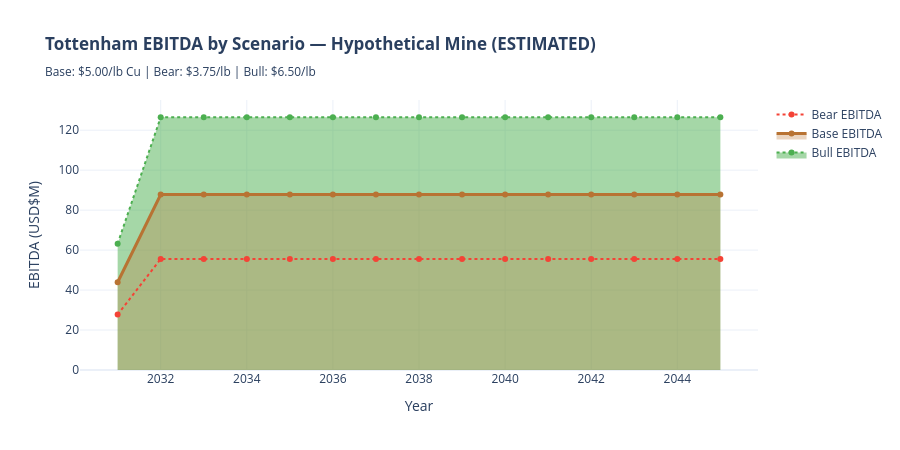

Here is the notebook cell this chart was saved with:
### Markdown cell above
## Section 5: Mine-Level Economics (Base Case — ESTIMATED)

### Code cell
# ── Tottenham Mine P&L Model (Base Case, ESTIMATED) ─────────────────────────
sc = scenarios['Base Case']
mine_years = list(range(sc['start'], sc['start'] + sc['life']))
mine_prod_ktpa = [0]*2 + [sc['capacity_ktpa']] * (sc['life'] - 2)

results_base = []
for i, yr in enumerate(mine_years):
    prod_frac = min(1.0, (i+1) / sc['ramp'])
    cu_prod_kt = sc['capacity_ktpa'] * prod_frac
    
    for cu_price, label in [(COPPER_PRICE_BEAR_LB,'Bear'), 
                             (COPPER_PRICE_BASE_LB,'Base'), 
                             (COPPER_PRICE_BULL_LB,'Bull')]:
        cu_rev = cu_prod_kt * 1000 * LBS_PER_TONNE * cu_price / 1e6
        au_rev = sc['au_koz_yr'] * prod_frac * GOLD_PRICE_OZ / 1e3
        ag_rev = sc['ag_koz_yr'] * prod_frac * SILVER_PRICE_OZ / 1e3
        total_rev = cu_rev + au_rev + ag_rev
        
        # AISC costs
        aisc_total = cu_prod_kt * 1000 * LBS_PER_TONNE * sc['aisc_lb'] / 1e6
        royalties = total_rev * 0.025  # 2.5% NSW royalty
        sustaining = sc['capex_m'] * 0.05 * prod_frac  # 5% of dev capex/yr sustaining
        
        ebitda = total_rev - aisc_total - royalties
        ebit = ebitda - sustaining
        tax = max(0, ebit * 0.30)
        fcf = ebit - tax
        
        results_base.append({
            'year': yr, 'scenario': label,
            'cu_prod_kt': round(cu_prod_kt, 2),
            'cu_revenue_usdm': round(cu_rev, 2),
            'au_ag_revenue_usdm': round(au_rev + ag_rev, 2),
            'total_revenue_usdm': round(total_rev, 2),
            'aisc_costs_usdm': round(aisc_total, 2),
            'ebitda_usdm': round(ebitda, 2),
            'fcf_usdm': round(fcf, 2),
            'ebitda_margin_pct': round(ebitda/total_rev*100, 1) if total_rev > 0 else 0
        })

df_mine = pd.DataFrame(results_base)
df_base = df_mine[df_mine['scenario'] == 'Base'].copy()
df_bear = df_mine[df_mine['scenario'] == 'Bear'].copy()
df_bull = df_mine[df_mine['scenario'] == 'Bull'].copy()

fig_ebitda = go.Figure()
fig_ebitda.add_trace(go.Scatter(x=df_bull['year'], y=df_bull['ebitda_usdm'], 
                                 fill='tonexty', name='Bull EBITDA', 
                                 line=dict(color='#4CAF50', dash='dot')))
fig_ebitda.add_trace(go.Scatter(x=df_base['year'], y=df_base['ebitda_usdm'],
                                 fill='tozeroy', fillcolor='rgba(184,115,51,0.3)',
                                 name='Base EBITDA', line=dict(color='#B87333', width=3)))
fig_ebitda.add_trace(go.Scatter(x=df_bear['year'], y=df_bear['ebitda_usdm'],
                                 name='Bear EBITDA', line=dict(color='#F44336', dash='dot')))

fig_ebitda.update_layout(
    title="<b>Tottenham EBITDA by Scenario — Hypothetical Mine (ESTIMATED)</b><br><sub>Base: ${:.2f}/lb Cu | Bear: ${:.2f}/lb | Bull: ${:.2f}/lb</sub>".format(
        COPPER_PRICE_BASE_LB, COPPER_PRICE_BEAR_LB, COPPER_PRICE_BULL_LB),
    xaxis_title="Year", yaxis_title="EBITDA (USD$M)",
    template="plotly_white", height=450
)
fig_ebitda.show()

print(f"Base Case Peak EBITDA:  USD${df_base['ebitda_usdm'].max():.1f}M/yr")
print(f"Bear Case Peak EBITDA:  USD${df_bear['ebitda_usdm'].max():.1f}M/yr")
print(f"Bull Case Peak EBITDA:  USD${df_bull['ebitda_usdm'].max():.1f}M/yr")
print(f"Base EBITDA Margin avg: {df_base['ebitda_margin_pct'].mean():.1f}%")
print("⚠️ ESTIMATED — pre-PEA; costs subject to material revision")

### Figure 1 — Plotly figure (JSON) as saved in the notebook; plotly's stock layout.template omitted (floating-point values rounded to 4 significant figures)
{"data": [{"fill": "tonexty", "line": {"color": "#4CAF50", "dash": "dot"}, "name": "Bull EBITDA", "type": "scatter", "x": [2031, 2032, 2033, 2034, 2035, 2036, 2037, 2038, 2039, 2040, 2041, 2042, 2043, 2044, 2045], "y": [63.24, 126.5, 126.5, 126.5, 126.5, 126.5, 126.5, 126.5, 126.5, 126.5, 126.5, 126.5, 126.5, 126.5, 126.5]}, {"fill": "tozeroy", "fillcolor": "rgba(184,115,51,0.3)", "line": {"color": "#B87333", "width": 3}, "name": "Base EBITDA", "type": "scatter", "x": [2031, 2032, 2033, 2034, 2035, 2036, 2037, 2038, 2039, 2040, 2041, 2042, 2043, 2044, 2045], "y": [43.9, 87.79, 87.79, 87.79, 87.79, 87.79, 87.79, 87.79, 87.79, 87.79, 87.79, 87.79, 87.79, 87.79, 87.79]}, {"line": {"color": "#F44336", "dash": "dot"}, "name": "Bear EBITDA", "type": "scatter", "x": [2031, 2032, 2033, 2034, 2035, 2036, 2037, 2038, 2039, 2040, 2041, 2042, 2043, 2044, 2045], "y": [27.77, 55.55, 55.55, 55.55, 55.55, 55.55, 55.55, 55.55, 55.55, 55.55, 55.55, 55.55, 55.55, 55.55, 55.55]}], "layout": {"height": 450, "title": {"text": "<b>Tottenham EBITDA by Scenario — Hypothetical Mine (ESTIMATED)</b><br><sub>Base: $5.00/lb Cu | Bear: $3.75/lb | Bull: $6.50/lb</sub>"}, "xaxis": {"title": {"text": "Year"}}, "yaxis": {"title": {"text": "EBITDA (USD$M)"}}}}
